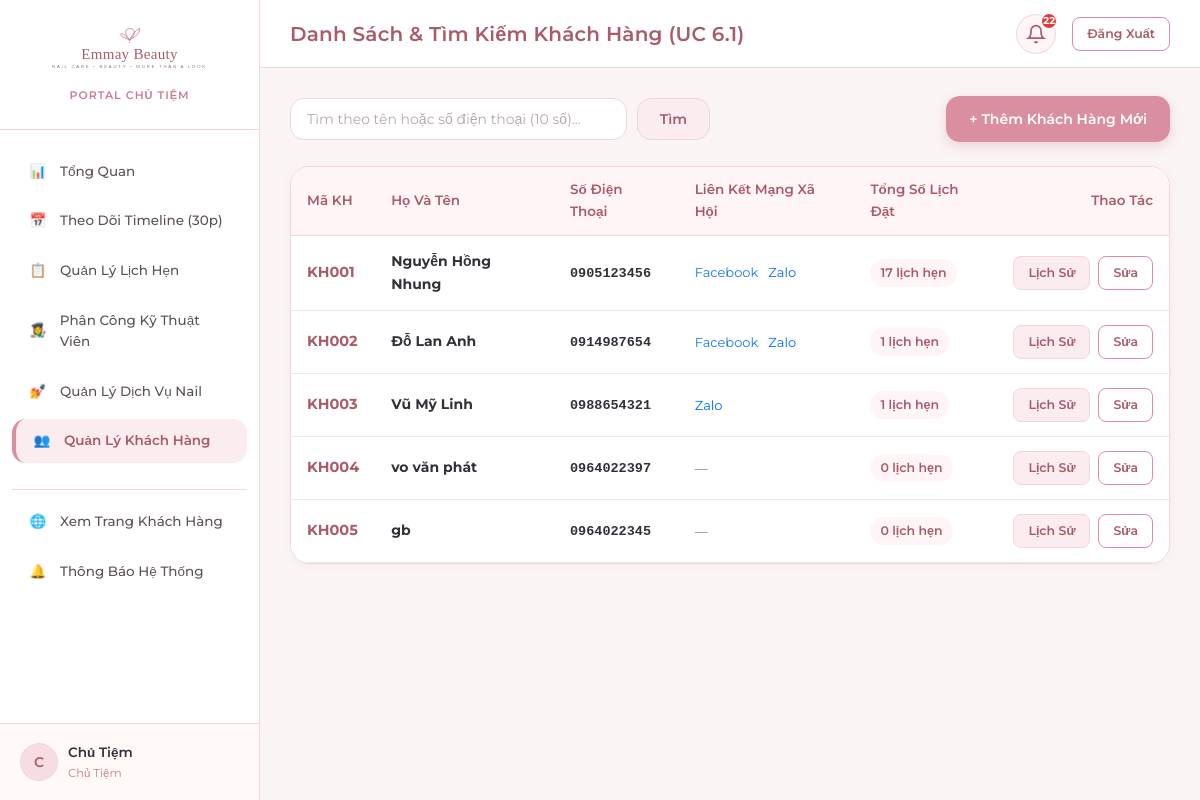
The app's page /owner/customers/ (signed in) with its own data.
### apps/accounts/models.py (models this page shows, shortened)
class TaiKhoan(models.Model):
    VAI_TRO_CHOICES = [
        ('Chủ Tiệm', 'Chủ Tiệm'),
        ('Nhân Viên', 'Nhân Viên'),
        ('Khách Hàng', 'Khách Hàng'),
    ]
    ma_tai_khoan = models.CharField(max_length=10, primary_key=True, verbose_name='Mã tài khoản')
    user = models.OneToOneField(User, on_delete=models.CASCADE, related_name='tai_khoan', verbose_name='Tài khoản User')
    vai_tro = models.CharField(max_length=20, choices=VAI_TRO_CHOICES, verbose_name='Vai trò')
    khach_hang = models.OneToOneField(
        KhachHang, on_delete=models.SET_NULL, null=True, blank=True,
        related_name='tai_khoan', verbose_name='Khách hàng liên kết'
    )
    class Meta:
        db_table = 'TaiKhoan'
        verbose_name = 'Tài Khoản'
        verbose_name_plural = 'Tài Khoản'

class KhachHang(models.Model):
    ma_khach_hang = models.CharField(max_length=10, primary_key=True, verbose_name='Mã khách hàng')
    ho_ten = models.CharField(max_length=50, verbose_name='Họ và tên')
    so_dien_thoai = models.CharField(max_length=10, validators=[phone_validator], verbose_name='Số điện thoại')
    link_facebook = models.CharField(max_length=255, blank=True, null=True, verbose_name='Link Facebook')
    link_zalo = models.CharField(max_length=255, blank=True, null=True, verbose_name='Link Zalo')
    class Meta:
        db_table = 'KhachHang'
        verbose_name = 'Khách Hàng'
        verbose_name_plural = 'Khách Hàng'
        ordering = ['ma_khach_hang']

### apps/accounts/views.py (the view)
# urls.py: path('customers/', account_views.owner_customers_list, name='customers_list'),
@owner_required
def owner_customers_list(request):
    query = request.GET.get('q', '').strip()
    customers = KhachHang.objects.all()
    if query:
        customers = customers.filter(
            Q(ho_ten__icontains=query) | Q(so_dien_thoai__icontains=query)
        )
    return render(request, 'owner/customers_list.html', {
        'customers': customers,
        'query': query,
    })

### apps/notifications/context_processors.py (called while the page is built)
def notifications_processor(request):
    context = {
        'unread_notifications_count': 0,
        'recent_notifications': [],
    }
    if request.user.is_authenticated:
        try:
            tai_khoan = getattr(request.user, 'tai_khoan', None)
            if tai_khoan:
                user_notifications = ThongBao.objects.filter(tai_khoan=tai_khoan)
                context['unread_notifications_count'] = user_notifications.filter(da_doc=False).count()
                context['recent_notifications'] = user_notifications.order_by('-thoi_diem_tao')[:8]
        except Exception:
            pass
    return context

### templates/owner/customers_list.html (shortened to what this page needs)
{% extends 'base_dashboard.html' %}
{% block page_title %}Danh Sách & Tìm Kiếm Khách Hàng (UC 6.1){% endblock %}
{% block content %}
<div style="display: flex; justify-content: space-between; align-items: center; margin-bottom: 24px; flex-wrap: wrap; gap: 14px;">
  <form method="get" style="display: flex; gap: 10px; max-width: 420px; width: 100%;">
    <input type="text" name="q" value="{{ query }}" class="form-control" placeholder="Tìm theo tên hoặc số điện thoại (10 số)...">
    <button type="submit" class="btn btn-secondary">Tìm</button>
  </form>
  <a href="{% url 'owner:customer_create' %}" class="btn btn-primary">
    <span>+ Thêm Khách Hàng Mới</span>
  </a>
</div>
<div class="card" style="padding: 0; overflow: hidden;">
  <div class="table-responsive" style="border: none;">
    <table class="table">
      <thead>
        <tr>
          <th>Mã KH</th>
          <th>Họ Và Tên</th>
          <th>Số Điện Thoại</th>
          <th>Liên Kết Mạng Xã Hội</th>
          <th>Tổng Số Lịch Đặt</th>
          <th style="text-align: right;">Thao Tác</th>
        </tr>
      </thead>
      <tbody>
        {% for c in customers %}
          <tr>
            <td><strong style="color: var(--dark-rose);">{{ c.ma_khach_hang }}</strong></td>
            <td><strong style="font-size: 14px;">{{ c.ho_ten }}</strong></td>
            <td>
              <span style="font-family: monospace; font-size: 13.5px; font-weight: 600;">{{ c.so_dien_thoai }}</span>
            </td>
            <td>
              <div style="display: flex; gap: 10px; font-size: 13px;">
                {% if c.link_facebook %}
                  <a href="{{ c.link_facebook }}" target="_blank" style="color: #1877F2;">Facebook</a>
                {% endif %}
                {% if c.link_zalo %}
                  <a href="https://zalo.me/{{ c.link_zalo }}" target="_blank" style="color: #0068FF;">Zalo</a>
                {% endif %}
                {% if not c.link_facebook and not c.link_zalo %}
                  <span style="color: var(--text-muted);">&mdash;</span>
                {% endif %}
              </div>
            </td>
            <td>
              <span class="badge" style="background: var(--light-pink); color: var(--dark-rose); font-size: 12.5px;">
                {{ c.lich_hen.count }} lịch hẹn
              </span>
            </td>
            <td style="text-align: right;">
              <div style="display: inline-flex; gap: 8px;">
                <a href="{% url 'owner:customer_detail' c.pk %}" class="btn btn-secondary btn-sm">Lịch Sử</a>
                <a href="{% url 'owner:customer_update' c.pk %}" class="btn btn-outline btn-sm">Sửa</a>
              </div>
            </td>
          </tr>
        {% empty %}
          <tr>
            <td colspan="6" style="text-align: center; padding: 40px; color: var(--text-muted);">
              Không tìm thấy khách hàng nào.
            </td>
          </tr>
        {% endfor %}
      </tbody>
    </table>
  </div>
</div>
{% endblock %}

### templates/base_dashboard.html (shortened to what this page needs)
<!DOCTYPE html>
<html lang="vi">
<head>
  <link rel="stylesheet" href="/static/css/style.css">
  <link rel="stylesheet" href="/static/css/dashboard.css">
</head>
<body class="app-layout">
  <aside class="sidebar">
    <div class="sidebar-brand">
      <a href="{% url 'home' %}">
        <img src="/static/images/logo.svg" alt="Emmay Beauty" class="sidebar-logo">
      </a>
      <div style="font-size: 11px; color: var(--primary-rose); font-weight: 600; margin-top: 4px; letter-spacing: 1px;">
        {% if is_owner %}PORTAL CHỦ TIỆM{% elif is_employee %}PORTAL KỸ THUẬT VIÊN{% else %}PORTAL THÀNH VIÊN{% endif %}
      </div>
    </div>
    <ul class="sidebar-nav">
      {% if is_owner %}
        <li class="nav-item {% if request.resolver_match.url_name == 'dashboard' %}active{% endif %}">
          <a href="{% url 'owner:dashboard' %}">
            <span class="nav-icon">📊</span>
            <span>Tổng Quan</span>
          </a>
        </li>
        <li class="nav-item {% if request.resolver_match.url_name == 'timeline' %}active{% endif %}">
          <a href="{% url 'owner:timeline' %}">
            <span class="nav-icon">📅</span>
            <span>Theo Dõi Timeline (30p)</span>
          </a>
        </li>
        <li class="nav-item {% if 'appointments' in request.path and request.resolver_match.url_name != 'timeline' %}active{% endif %}">
          <a href="{% url 'owner:appointments_list' %}">
            <span class="nav-icon">📋</span>
            <span>Quản Lý Lịch Hẹn</span>
          </a>
        </li>
        <li class="nav-item {% if 'assignments' in request.path %}active{% endif %}">
          <a href="{% url 'owner:assignments_list' %}">
            <span class="nav-icon">👩‍🎨</span>
            <span>Phân Công Kỹ Thuật Viên</span>
          </a>
        </li>
        <li class="nav-item {% if 'services' in request.path %}active{% endif %}">
          <a href="{% url 'owner:services_list' %}">
            <span class="nav-icon">💅</span>
            <span>Quản Lý Dịch Vụ Nail</span>
          </a>
        </li>
        <li class="nav-item {% if 'customers' in request.path %}active{% endif %}">
          <a href="{% url 'owner:customers_list' %}">
            <span class="nav-icon">👥</span>
            <span>Quản Lý Khách Hàng</span>
          </a>
        </li>
      {% endif %}
      <li class="nav-item" style="margin-top: 20px; border-top: 1px solid var(--border-pink); padding-top: 10px;">
        <a href="{% url 'home' %}">
          <span class="nav-icon">🌐</span>
          <span>Xem Trang Khách Hàng</span>
        </a>
      </li>
      <li class="nav-item">
        <a href="{% url 'notifications:list' %}">
          <span class="nav-icon">🔔</span>
          <span>Thông Báo Hệ Thống</span>
        </a>
      </li>
    </ul>
    <div class="sidebar-footer">
      <div class="user-badge">
        <div class="user-avatar">
          {{ user.username|slice:":1"|upper }}
        </div>
        <div class="user-info">
          <span class="user-name">{{ user.first_name|default:user.username }}</span>
          <span class="user-role">{{ current_role }}</span>
        </div>
      </div>
    </div>
  </aside>
  <div class="main-wrapper">
    <header class="top-header">
      <div class="header-title">
        <h2>{% block page_title %}Bảng Điều Khiển{% endblock %}</h2>
      </div>
      <div class="header-actions">
        <div class="notification-bell-container">
          <button type="button" class="bell-btn" id="notif-bell-btn" title="Thông báo">
            <svg width="20" height="20" viewBox="0 0 24 24" fill="none" stroke="currentColor" stroke-width="2">
              <path d="M18 8A6 6 0 0 0 6 8c0 7-3 9-3 9h18s-3-2-3-9"></path>
              <path d="M13.73 21a2 2 0 0 1-3.46 0"></path>
            </svg>
            {% if unread_notifications_count > 0 %}
              <span class="bell-counter">{{ unread_notifications_count }}</span>
            {% endif %}
          </button>
        </div>
        <a href="{% url 'accounts:logout' %}" class="btn btn-outline btn-sm">
          Đăng Xuất
        </a>
      </div>
    </header>
    <div class="page-container">
      {% block content %}{% endblock %}
    </div>
  </div>
</body>
</html>

### static/css/style.css (style rules this page uses)
:root { --primary-rose: #C97F8E; --btn-rose: #D98F9F; --btn-rose-hover: #C57B8C; --dark-rose: #A85C69; --deep-rose: #8C4350; --blush-pink: #F5DDE2; --soft-pink: #FBECEF; --light-pink: #FFF4F6; --ivory-white: #FFF9F8; --card-bg: #FFFFFF; --text-main: #343039; --text-muted: #7E7478; --text-light: #A3969B; --border-pink: #EED6DC; --border-focus: #D98F9F; --status-pending: #E09F3E; --status-pending-bg: #FFF5E6; --status-confirmed: #4A90E2; --status-confirmed-bg: #EBF4FC; --status-completed: #2E7D32; --status-completed-bg: #EAF5EA; --status-canceled: #C62828; --status-canceled-bg: #FDE8E8; --status-noshow: #757575; --status-noshow-bg: #EEEEEE; --font-heading: 'Playfair Display', serif; --font-body: 'Montserrat', sans-serif; --shadow-sm: 0 2px 8px rgba(201, 127, 142, 0.08); --shadow-md: 0 4px 20px rgba(168, 92, 105, 0.12); --shadow-lg: 0 10px 30px rgba(168, 92, 105, 0.16); --radius-sm: 8px; --radius-md: 14px; --radius-lg: 20px; --radius-full: 9999px; }
* { margin: 0; padding: 0; box-sizing: border-box; }
body { font-family: var(--font-body); font-size: 14.5px; line-height: 1.6; color: var(--text-main); background-color: var(--ivory-white); min-height: 100vh; display: flex; flex-direction: column; }
h1, h2, h3, h4, h5, h6, input, button, select, textarea, table, th, td { font-family: var(--font-body); }
h1, h2, h3 { color: var(--dark-rose); font-weight: 600; letter-spacing: 0.2px; }
a { color: var(--dark-rose); text-decoration: none; transition: all 0.2s ease; }
.btn { display: inline-flex; align-items: center; justify-content: center; gap: 8px; padding: 11px 22px; font-family: var(--font-body); font-size: 14px; font-weight: 600; border-radius: var(--radius-md); border: 1px solid transparent; cursor: pointer; transition: all 0.25s cubic-bezier(0.4, 0, 0.2, 1); text-decoration: none !important; white-space: nowrap; }
.btn-primary { background: var(--btn-rose); color: #FFFFFF !important; box-shadow: 0 4px 12px rgba(217, 143, 159, 0.35); }
.btn-secondary { background: var(--soft-pink); color: var(--dark-rose) !important; border: 1px solid var(--border-pink); }
.btn-outline { background: transparent; color: var(--dark-rose) !important; border: 1.5px solid var(--btn-rose); }
.btn-sm { padding: 6px 14px; font-size: 12.5px; border-radius: var(--radius-sm); }
.form-control, .form-select, textarea { width: 100%; padding: 11px 16px; font-family: var(--font-body); font-size: 14px; color: var(--text-main); background: #FFFFFF; border: 1.5px solid var(--border-pink); border-radius: var(--radius-md); outline: none; transition: all 0.2s ease; }
.form-control::placeholder { color: #B5A8AD; }
.badge { display: inline-flex; align-items: center; padding: 4px 10px; font-size: 12px; font-weight: 600; border-radius: var(--radius-full); }
.card { background: var(--card-bg); border: 1px solid var(--border-pink); border-radius: var(--radius-lg); padding: 24px; box-shadow: var(--shadow-sm); transition: box-shadow 0.25s ease; }
.table-responsive { width: 100%; overflow-x: auto; border-radius: var(--radius-md); border: 1px solid var(--border-pink); background: #FFFFFF; }
.table { width: 100%; border-collapse: collapse; text-align: left; }
.table th { background: var(--light-pink); color: var(--dark-rose); font-weight: 600; font-size: 13.5px; padding: 12px 16px; border-bottom: 1.5px solid var(--border-pink); }
.table td { padding: 14px 16px; border-bottom: 1px solid #F3E4E8; color: var(--text-main); vertical-align: middle; }

### records on screen
TaiKhoan: vai_tro "Chủ Tiệm"
KhachHang: ma_khach_hang "KH001", ho_ten "Nguyễn Hồng Nhung", so_dien_thoai "0905123456", lich_hen.count "17"
KhachHang: ma_khach_hang "KH002", ho_ten "Đỗ Lan Anh", so_dien_thoai "0914987654", lich_hen.count "1"
KhachHang: ma_khach_hang "KH003", ho_ten "Vũ Mỹ Linh", so_dien_thoai "0988654321", lich_hen.count "1"
KhachHang: ma_khach_hang "KH004", ho_ten "vo văn phát", so_dien_thoai "0964022397", lich_hen.count "0"
KhachHang: ma_khach_hang "KH005", ho_ten "gb", so_dien_thoai "0964022345", lich_hen.count "0"

### other values on screen
{{ user.username|slice:":1"|upper }} "C"
{{ user.first_name|default:user.username }} "Chủ Tiệm"
{{ unread_notifications_count }} "22"
